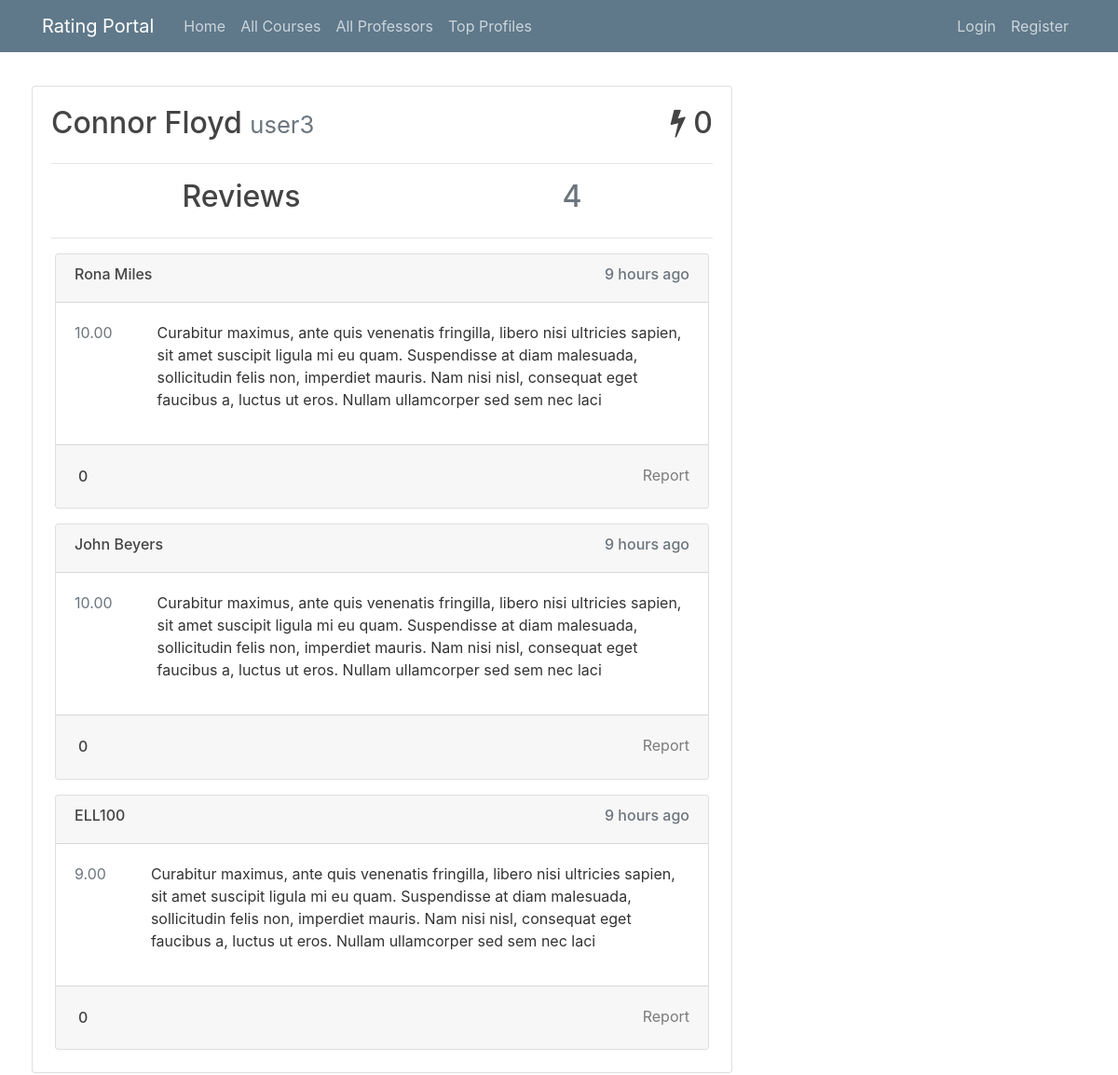
Screenshot of /profile/user3/ with the database file from the repository.
### review/models.py (models this page shows, shortened)
class Review(models.Model):
    score = models.DecimalField(decimal_places=2,max_digits=4)
    reviewContent = models.TextField()
    courseName = models.CharField(max_length=120)
    courseID = models.IntegerField()
    dateAdded = models.DateTimeField(auto_now=False, auto_now_add=True)
    author = models.ForeignKey(User, on_delete= models.CASCADE,related_name='reviews_written')
    isAnonymous = models.BooleanField(default=False)
    class Meta:
        ordering =['-dateAdded']
    def flaggers(self):
        return [u.reporter for u in self.flags.all()]
    def getPageType(self):
        pageType = Course.objects.get(id=self.courseID).pageType
        if pageType=='p':
            return 'professor'
        elif pageType=='c':
            return 'course'

### users/views.py (the view, shortened to what this page needs)
# urls.py: path("profile/<str:profileOwner>/", user_views.profile, name="profile"),
def profile(request, profileOwner):
    profileOwner=User.objects.get(username=profileOwner)
    return render(
        request,
        "users/profile.html",
        {"profileOwner": profileOwner,'currentView':'profile','profileScore':profileOwner.customusermodel.getTotalScore()},
    )

### review/templatetags/customFilters.py (called while the page is built)
@register.filter
def subtract(value,args):
    if value=='':
        value=0
    if args=='':
        args=0
    return int(value)-int(args)

### users/models.py (called while the page is built)
    def getTotalScore(self):
        count = 0
        for review in self.user.reviews_written.all():
            try:
                count+=review.likes.users.count()-review.dislikes.users.count()
            except Review.likes.RelatedObjectDoesNotExist as identifier:
                continue
        return count

### users/templates/users/profile.html (shortened to what this page needs)
{% extends "users/base.html" %}
{% load humanize %}
{% block content %}
<div class="card-body">
    <div class="d-flex justify-content-between">
    <h2>{{profileOwner.first_name}} {{profileOwner.last_name}} <small class="text-muted">{{profileOwner.username}}</small></h2>
    <h2><i class="fa fa-bolt"></i> {{profileScore}}</h2>
    </div>
    <hr>
    <div class="d-flex justify-content-around">
        <h2>Reviews</h2>
        <h2 class="text-muted">{{profileOwner.reviews_written.all.count}}</h2>
    </div>
    <hr>
    {% for review in profileOwner.reviews_written.all %}
    {% include "review/review.html" %}
    {%empty%}
    <h5>No reviews yet.</h5>
    {% endfor %}
</div>
{% endblock content %}

### review/templates/review/review.html (shortened to what this page needs)
{% load humanize %}
{% load customFilters %}
{% if currentView == 'profile' and review.isAnonymous and review.author != request.user and not request.user.is_superuser %}
{%else%}
<div class="card m-1 mt-3">
    <div class="card-header">
        <div class="d-flex justify-content-between">
            {% if currentView == 'profile' %}
            <a class="card-link text-dark" href="{%url review.getPageType review.courseID%}">
                <h6>{{review.courseName}}</h6>
            </a>
            {%endif%}
            <h6 class="text-muted">{{review.dateAdded|naturaltime}}</h6>
        </div>
    </div>
    <div class="card-body">
        <div class="d-flex justify-content-between">
            <span class="text-secondary">
                {{review.score}}
            </span>
            <p class="ml-5">
                {{review.reviewContent}}
            </p>
        </div>
    </div>
    <div class="card-footer text-right ">
        <div class="d-flex justify-content-between">
            <form method="post" class="form-inline">
                <h6 class="text-weight-bold mt-2 p-1">
                    {{review.likes.users.count|subtract:review.dislikes.users.count}}
                </h6>
            </form>
            {% if currentView == 'all' %}
                {% if user.is_superuser %}
                <a href="{%url 'reportAction' review.id%}" class="card-link text-black-50">Take Action</a>
                {%endif%}
            {% else %}
                {% if user.is_superuser %}
                <a class="card-link text-black-50 mt-2"
                    href="{% url 'delete' reviewID=review.id %}?next={{request.path}}">Delete</a>
                {% else %}
                {% if user.get_username == review.author.username%}
                <a class="card-link text-black-50 mt-2"
                    href="{% url 'delete' reviewID=review.id %}?next={{request.path}}">Delete</a>
                {% else %}
                {% if user.get_username in review.flaggers %}
                <a class="card-link text-black-50 mt-2">Reported</a>
                {%else%}
                <a class=" card-link text-black-50 mt-2"
                    href="{% url 'report' reviewID=review.id%}?next={{request.path}}">Report</a>
                {% endif %}
                {% endif %}
                {% endif %}
            {% endif %}
        </div>
    </div>
</div>
{% endif %}

### users/static/main.css (style rules this page uses)
body { background: white; color: #333333; margin-top: 5rem; }
h1, h2, h3, h4, h5, h6 { color: #444444; }

### rows the page displays
Review: courseName "Rona Miles", dateAdded "9 hours ago", score "10.00", reviewContent "Curabitur maximus, ante quis venenatis fringilla, libero nisi ultricies sapien, sit amet suscipit ligula mi eu quam. Suspendisse at diam malesuada, sollicitudin felis non, imperdiet mauris. Nam nisi nisl, consequat eget faucibus a, luctus ut eros. Nullam ullamcorper sed sem nec laci", likes.users.count|subtract "0"
Review: courseName "John Beyers", dateAdded "9 hours ago", score "10.00", reviewContent "Curabitur maximus, ante quis venenatis fringilla, libero nisi ultricies sapien, sit amet suscipit ligula mi eu quam. Suspendisse at diam malesuada, sollicitudin felis non, imperdiet mauris. Nam nisi nisl, consequat eget faucibus a, luctus ut eros. Nullam ullamcorper sed sem nec laci", likes.users.count|subtract "0"
Review: courseName "ELL100", dateAdded "9 hours ago", score "9.00", reviewContent "Curabitur maximus, ante quis venenatis fringilla, libero nisi ultricies sapien, sit amet suscipit ligula mi eu quam. Suspendisse at diam malesuada, sollicitudin felis non, imperdiet mauris. Nam nisi nisl, consequat eget faucibus a, luctus ut eros. Nullam ullamcorper sed sem nec laci", likes.users.count|subtract "0"

### other values shown
{{ profileOwner.first_name }} "Connor"
{{ profileOwner.last_name }} "Floyd"
{{ profileOwner.username }} "user3"
{{ profileScore }} "0"
{{ profileOwner.reviews_written.all.count }} "4"
